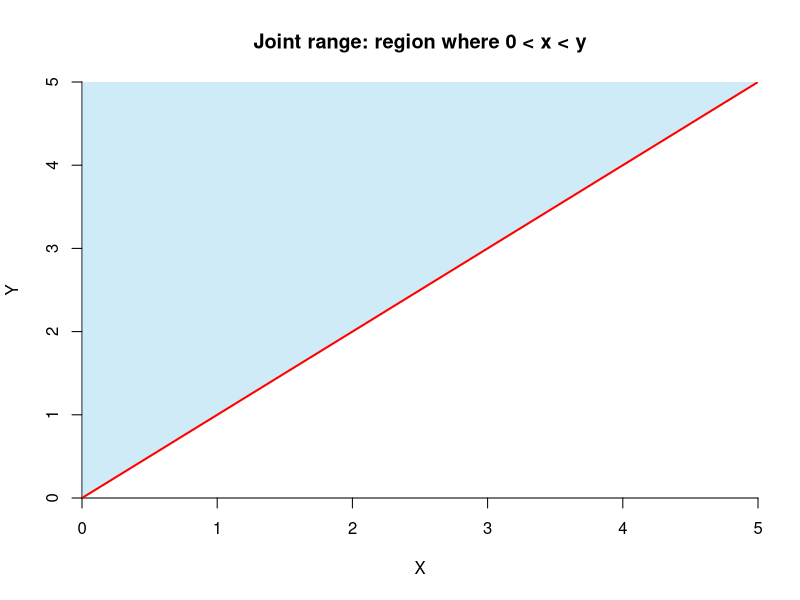

Reproduce this figure in R.
# Parameters for the plotting rectangle
xmax <- 5
ymax <- 5

# helper: diagonal cut point
L <- min(xmax, ymax)

# Set up empty plot
plot(0, 0, type = "n", xlim = c(0, xmax), ylim = c(0, ymax),
     xlab = "X", ylab = "Y", main = "Joint range: region where 0 < x < y", 
     bty = "n", xaxs = "i", yaxs = "i")

# Polygon vertices that trace the region {0 <= x <= xmax, 0 <= y <= ymax, y > x}
px <- c(-1, -1, xmax, L, 0)
py <- c(0, ymax, ymax, L, 0)

# Shade the region above the line y = x (within the rectangle)
polygon(px, py, col = adjustcolor("skyblue", alpha.f = 0.4), border = NA)

# Draw the diagonal boundary y = x
abline(a = 0, b = 1, col = "red", lwd = 2)

# Add a label
#text(x = 0.75 * xmax, y = 0.9 * ymax, "y > x", col = "blue", cex = 1.1)
